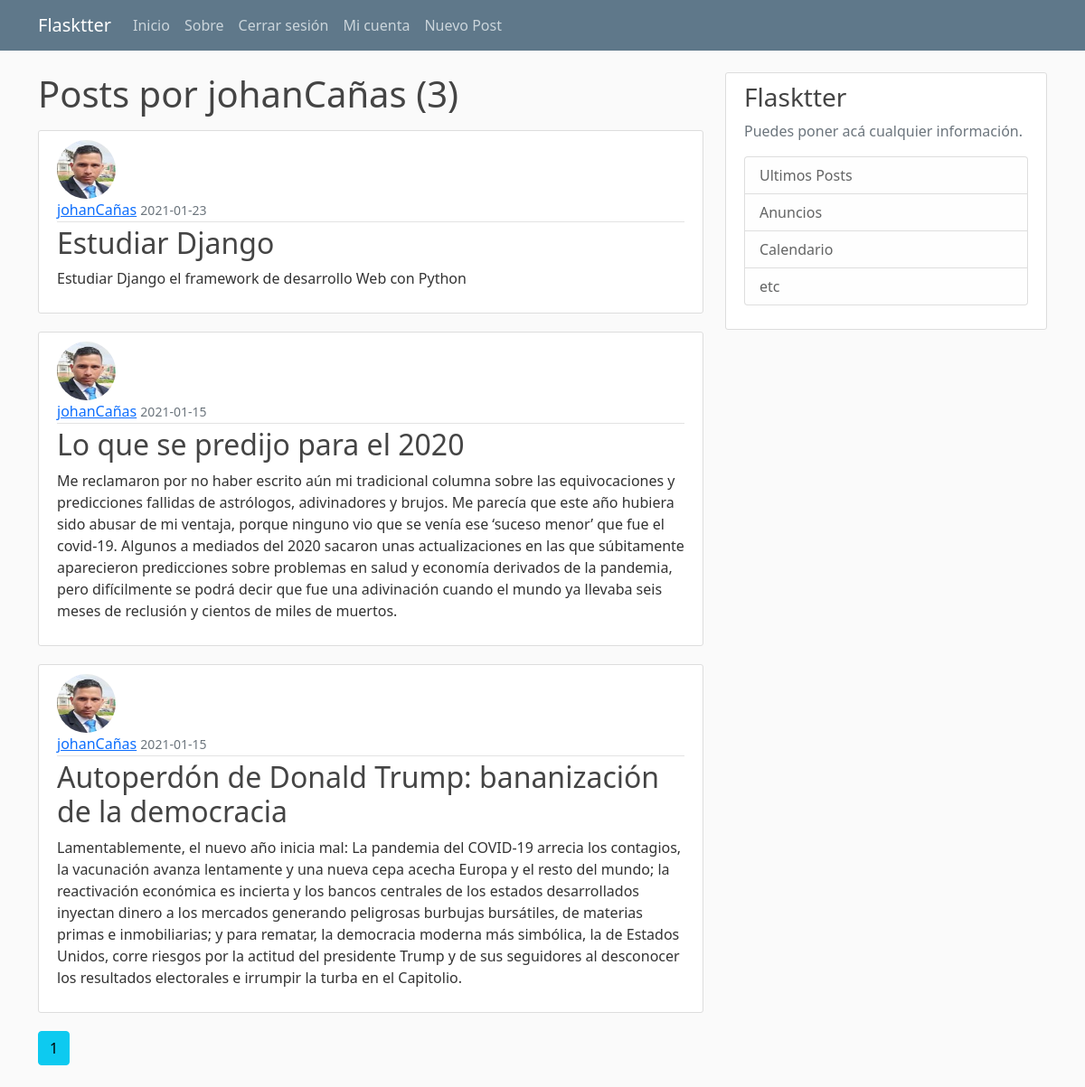
The page /user/johanCañas (signed in) on the database its author committed.
### flaskblog/models.py (models this page shows, shortened)
class User(db.Model, UserMixin):
    id= db.Column(db.Integer, primary_key=True)
    username= db.Column(db.String(20), unique=True, nullable=False)
    email= db.Column(db.String(100), unique=True, nullable=False)
    image_file= db.Column(db.String(50), nullable=False, default='default.jpg')
    password= db.Column(db.String(60), nullable=False)
    '''Relacion uno a muchos '''
    post = db.relationship('Post', backref='author', lazy=True)

class Post(db.Model):
    id= db.Column(db.Integer, primary_key=True)
    title= db.Column(db.String(100), nullable=False)
    date_posted= db.Column(db.DateTime, nullable=False, default=datetime.utcnow)
    content = db.Column(db.Text, nullable=False)
    '''se establece la relacion de el post con el usuario con su id'''
    user_id = db.Column(db.Integer, db.ForeignKey('user.id'), nullable=False)

### flaskblog/users/routes.py (the view)
@users.route('/user/<username>')
def user_posts(username):
    user = User.query.filter_by(username=username).first_or_404()
    page = request.args.get('page', 1, type=int)
    posts = Post.query.filter_by(author=user) \
                                .order_by(Post.date_posted.desc())\
                                .paginate(per_page=3, page=page)
    return render_template('user_posts.html', posts=posts, user=user)

### flaskblog/models.py (called while the page is built)
@login_manager.user_loader # decorator para validar si el usuario está autenticado
def load_user(user_id):
    return User.query.get(int(user_id))

### flaskblog/templates/user_posts.html
{% extends 'base.html' %}
{% block content %}
    <h1 class="mb-3">Posts por {{ user.username }} ({{ posts.total }})</h1>
    {% for post in posts.items %}
        <article class="media content-section">
            <img class="rounded-circle article-img" src="{{ url_for('static', filename='profile_pics/' + post.author.image_file)}}" alt="">
            <div class="media-body">
            <div class="article-metadata">
                <a class="mr-2" href="{{ url_for('users.user_posts', username=post.author.username) }}">{{ post.author.username }}</a>
                <small class="text-muted">{{ post.date_posted.strftime('%Y-%m-%d') }}</small>
            </div>
            <h2><a class="article-title" href="{{ url_for('posts.post', post_id=post.id) }}">{{ post.title }}</a></h2>
            <p class="article-content">{{ post.content }}</p>
            </div>
        </article>
    {% endfor %}
    {% for page_num in posts.iter_pages(left_edge=1, right_edge=1, left_current=1, right_current=2) %}
        {% if page_num %}
            {% if posts.page == page_num %}
                <a class="btn btn-info mb-4" href="{{ url_for('users.user_posts', username=user.username, page=page_num) }}">{{ page_num }}</a>
            {% else %}
            <a class="btn btn-outline-info mb-4" href="{{ url_for('users.user_posts', username=user.username, page=page_num) }}">{{ page_num }}</a>
            {% endif %}
        {% else %}
            ...
        {% endif %}
    {% endfor %}
{% endblock %}

### flaskblog/static/main.css (style rules this page uses)
body { background: #fafafa; color: #333333; margin-top: 5rem; }
h1, h2, h3, h4, h5, h6 { color: #444444; }
.content-section { background: #ffffff; padding: 10px 20px; border: 1px solid #dddddd; border-radius: 3px; margin-bottom: 20px; }
.article-title { color: #444444; text-decoration: none; }
.article-content { white-space: pre-line; }
.article-img { height: 65px; width: 65px; margin-right: 16px; }
.article-metadata { padding-bottom: 1px; margin-bottom: 4px; border-bottom: 1px solid #e3e3e3 }

### rows shown on the page
User: username "johanCañas"
Post: image_file (picture), author.username "johanCañas", date_posted "2021-01-23", title "Estudiar Django", content "Estudiar Django el framework de desarrollo Web con Python"
Post: image_file (picture), author.username "johanCañas", date_posted "2021-01-15", title "Lo que se predijo para el 2020", content "Me reclamaron por no haber escrito aún mi tradicional columna sobre las equivocaciones y predicciones fallidas de astrólogos, adivinadores y brujos. Me parecía que este año hubiera sido abusar de mi ventaja, porque ninguno vio que se venía ese ‘suceso menor’ que fue el covid-19. Algunos a mediados del 2020 sacaron unas actualizaciones en las que súbitamente aparecieron predicciones sobre problemas en salud y economía derivados de la pandemia, pero difícilmente se podrá decir que fue una adivinación cuando el mundo ya llevaba seis meses de reclusión y cientos de miles de muertos."
Post: image_file (picture), author.username "johanCañas", date_posted "2021-01-15", title "Autoperdón de Donald Trump: bananización de la democracia", content "Lamentablemente, el nuevo año inicia mal: La pandemia del COVID-19 arrecia los contagios, la vacunación avanza lentamente y una nueva cepa acecha Europa y el resto del mundo; la reactivación económica es incierta y los bancos centrales de los estados desarrollados inyectan dinero a los mercados generando peligrosas burbujas bursátiles, de materias primas e inmobiliarias; y para rematar, la democracia moderna más simbólica, la de Estados Unidos, corre riesgos por la actitud del presidente Trump y de sus seguidores al desconocer los resultados electorales e irrumpir la turba en el Capitolio."

### other values the page prints
{{ posts.total }} "3"
{{ page_num }} "1"
